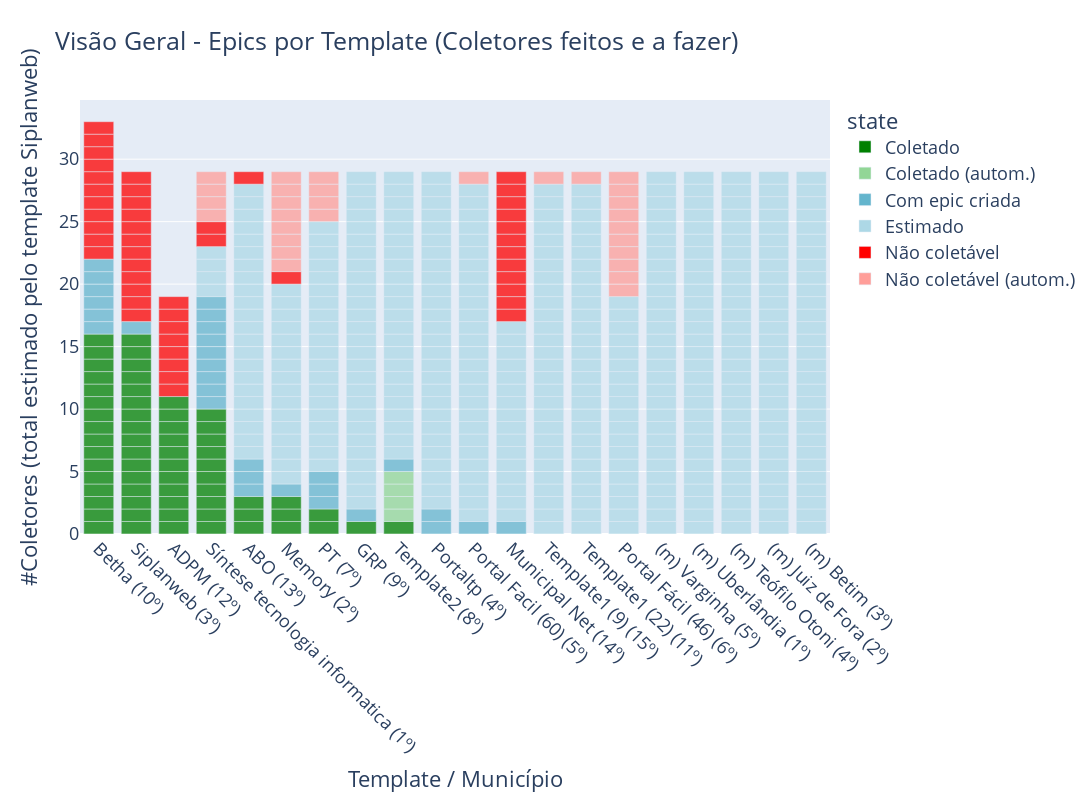

The notebook cell saved with this chart:
### Markdown cell above
### Gráfico de Visão Geral

### Code cell
# TODO melhorar automacao
def plot_status_epics(df, top_templates_df, sondagem_df, title='Visão Geral - Epics por Template (Coletores feitos e a fazer)'):

    templates_ja_analisados = ['ADPM', 'Betha', 'Municipal Net', 'Siplanweb']
    s = sondagem_df[sondagem_df == 0].count(axis=1)
    s = s[s != 0]
    s = s.drop(templates_ja_analisados)
    s = s.sort_index()
    nao_loc_autom = dict(s)
    
    # Fonte: Planilha Controle de Dados (#TODO transformar em Epics com "não-localizado")
    nao_loc_manual = {'Municipal Net': 12}
    coletado_autom = {'Template2': 4}
    
    for template, count in nao_loc_autom.items():
        for i in range(count):
            df = df.append({'template':template, 'state':'Não coletável (autom.)', 'aux':1}, ignore_index=True)
            
    for template, count in nao_loc_manual.items():
        for i in range(count):
            df = df.append({'template':template, 'state':'Não coletável', 'aux':1}, ignore_index=True)
            
    for template, count in coletado_autom.items():
        for i in range(count):
            df = df.append({'template':template, 'state':'Coletado (autom.)', 'aux':1}, ignore_index=True)
    
    # Pre-process dataframes       
    count_col = 'aux'
    state_col = 'state'  
    top_templates_df = top_templates_df[top_templates_df['rank'] <= 15]
    df = top_templates_df.merge(df, how='left').fillna({state_col:'Estimado', count_col:1})
    templates = df['template'].dropna().unique()    
    
    total_ref = 29  # Siplanweb  
    total = dict.fromkeys(templates, total_ref)
    total['Betha'] = 33
    total['ADPM'] = 19
    
    # Fill missing (estimated) epics in df
    for template in templates:        
        created =  df.groupby('template').count()[state_col][template]
        missing = total[template] - created                
        rank = df[df.template == template]['rank'].values[0]  #TODO drop rank?
        
        for i in range(missing):            
            df = df.append({'template':template, state_col:'Estimado', 'rank':rank, count_col:1}, ignore_index=True)    

    # Add a better name for x values
    x = "template_rank"
    df[x] = df["template"] + " (" + df["rank"].astype(str) + "º)"
    df = df.sort_values(by=[state_col, x], ascending=[True, False])
    xorder = df.groupby(['state','template_rank']).count()['rank'][
        'Coletado'].sort_values(ascending=False).index.tolist()

    # Plot
    fig = px.bar(
        df, y=count_col, x=x, color=state_col, height=800, width=1100, title=title,
        color_discrete_map = {"Coletado":"green", 
                              "Coletado (autom.)":"#92d696", 
                              "Com epic criada":"#64b5cd", 
                              'Estimado':'lightblue', 
                              'Não coletável':'red', 
                              'Não coletável (autom.)':'#ff9e99'}, 
        labels = {count_col:"#Coletores (total estimado pelo template Siplanweb)", 
                  x:"Template / Município"}, opacity=0.75 )    
    
    fig.update_layout(xaxis={'categoryorder':'array', 'categoryarray':xorder})
    fig.update_xaxes(tickangle=45)
    fig.update_layout(font=dict(size=18))    
    
    return fig

#-------------------------------------------------------------

epics_df = pd.read_csv("data/epics.csv")
top_templates_df = pd.read_csv("data/top_templates.csv")
sondagem_df = pd.read_csv('data/resultados_templates.csv', index_col=0).astype(int)

fig = plot_status_epics(epics_df, top_templates_df, sondagem_df)    
fig.write_image('./fig/status-coleta.png', scale=1)
fig

# https://www.color-hex.com/color/4abc50 tints

### Figure 1 — Plotly figure (JSON) as saved in the notebook; plotly's stock layout.template omitted (floating-point values rounded to 4 significant figures; data arrays with more than 128 entries replaced by an {"elided": "..."} marker saying what was removed)
{"data": [{"alignmentgroup": "True", "hovertemplate": "state=Coletado<br>Template / Município=%{x}<br>#Coletores (total estimado pelo template Siplanweb)=%{y}<extra></extra>", "legendgroup": "Coletado", "marker": {"color": "green", "opacity": 0.75, "pattern": {"shape": ""}}, "name": "Coletado", "offsetgroup": "Coletado", "orientation": "v", "showlegend": true, "textposition": "auto", "type": "bar", "x": ["Template2 (8º)", "Síntese tecnologia informatica (1º)", "Síntese tecnologia informatica (1º)", "Síntese tecnologia informatica (1º)", "Síntese tecnologia informatica (1º)", "Síntese tecnologia informatica (1º)", "Síntese tecnologia informatica (1º)", "Síntese tecnologia informatica (1º)", "Síntese tecnologia informatica (1º)", "Síntese tecnologia informatica (1º)", "Síntese tecnologia informatica (1º)", "Siplanweb (3º)", "Siplanweb (3º)", "Siplanweb (3º)", "Siplanweb (3º)", "Siplanweb (3º)", "Siplanweb (3º)", "Siplanweb (3º)", "Siplanweb (3º)", "Siplanweb (3º)", "Siplanweb (3º)", "Siplanweb (3º)", "Siplanweb (3º)", "Siplanweb (3º)", "Siplanweb (3º)", "Siplanweb (3º)", "Siplanweb (3º)", "PT (7º)", "PT (7º)", "Memory (2º)", "Memory (2º)", "Memory (2º)", "GRP (9º)", "Betha (10º)", "Betha (10º)", "Betha (10º)", "Betha (10º)", "Betha (10º)", "Betha (10º)", "Betha (10º)", "Betha (10º)", "Betha (10º)", "Betha (10º)", "Betha (10º)", "Betha (10º)", "Betha (10º)", "Betha (10º)", "Betha (10º)", "Betha (10º)", "ADPM (12º)", "ADPM (12º)", "ADPM (12º)", "ADPM (12º)", "ADPM (12º)", "ADPM (12º)", "ADPM (12º)", "ADPM (12º)", "ADPM (12º)", "ADPM (12º)", "ADPM (12º)", "ABO (13º)", "ABO (13º)", "ABO (13º)"], "xaxis": "x", "y": [1, 1, 1, 1, 1, 1, 1, 1, 1, 1, 1, 1, 1, 1, 1, 1, 1, 1, 1, 1, 1, 1, 1, 1, 1, 1, 1, 1, 1, 1, 1, 1, 1, 1, 1, 1, 1, 1, 1, 1, 1, 1, 1, 1, 1, 1, 1, 1, 1, 1, 1, 1, 1, 1, 1, 1, 1, 1, 1, 1, 1, 1, 1], "yaxis": "y"}, {"alignmentgroup": "True", "hovertemplate": "state=Coletado (autom.)<br>Template / Município=%{x}<br>#Coletores (total estimado pelo template Siplanweb)=%{y}<extra></extra>", "legendgroup": "Coletado (autom.)", "marker": {"color": "#92d696", "opacity": 0.75, "pattern": {"shape": ""}}, "name": "Coletado (autom.)", "offsetgroup": "Coletado (autom.)", "orientation": "v", "showlegend": true, "textposition": "auto", "type": "bar", "x": ["Template2 (8º)", "Template2 (8º)", "Template2 (8º)", "Template2 (8º)"], "xaxis": "x", "y": [1, 1, 1, 1], "yaxis": "y"}, {"alignmentgroup": "True", "hovertemplate": "state=Com epic criada<br>Template / Município=%{x}<br>#Coletores (total estimado pelo template Siplanweb)=%{y}<extra></extra>", "legendgroup": "Com epic criada", "marker": {"color": "#64b5cd", "opacity": 0.75, "pattern": {"shape": ""}}, "name": "Com epic criada", "offsetgroup": "Com epic criada", "orientation": "v", "showlegend": true, "textposition": "auto", "type": "bar", "x": ["Template2 (8º)", "Síntese tecnologia informatica (1º)", "Síntese tecnologia informatica (1º)", "Síntese tecnologia informatica (1º)", "Síntese tecnologia informatica (1º)", "Síntese tecnologia informatica (1º)", "Síntese tecnologia informatica (1º)", "Síntese tecnologia informatica (1º)", "Síntese tecnologia informatica (1º)", "Síntese tecnologia informatica (1º)", "Siplanweb (3º)", "Portaltp (4º)", "Portaltp (4º)", "Portal Facil (60) (5º)", "PT (7º)", "PT (7º)", "PT (7º)", "Municipal Net (14º)", "Memory (2º)", "GRP (9º)", "Betha (10º)", "Betha (10º)", "Betha (10º)", "Betha (10º)", "Betha (10º)", "Betha (10º)", "ABO (13º)", "ABO (13º)", "ABO (13º)"], "xaxis": "x", "y": [1, 1, 1, 1, 1, 1, 1, 1, 1, 1, 1, 1, 1, 1, 1, 1, 1, 1, 1, 1, 1, 1, 1, 1, 1, 1, 1, 1, 1], "yaxis": "y"}, {"alignmentgroup": "True", "hovertemplate": "state=Estimado<br>Template / Município=%{x}<br>#Coletores (total estimado pelo template Siplanweb)=%{y}<extra></extra>", "legendgroup": "Estimado", "marker": {"color": "lightblue", "opacity": 0.75, "pattern": {"shape": ""}}, "name": "Estimado", "offsetgroup": "Estimado", "orientation": "v", "showlegend": true, "textposition": "auto", "type": "bar", "x": {"elided": "402 str values"}, "xaxis": "x", "y": {"elided": "402 int values"}, "yaxis": "y"}, {"alignmentgroup": "True", "hovertemplate": "state=Não coletável<br>Template / Município=%{x}<br>#Coletores (total estimado pelo template Siplanweb)=%{y}<extra></extra>", "legendgroup": "Não coletável", "marker": {"color": "red", "opacity": 0.75, "pattern": {"shape": ""}}, "name": "Não coletável", "offsetgroup": "Não coletável", "orientation": "v", "showlegend": true, "textposition": "auto", "type": "bar", "x": ["Síntese tecnologia informatica (1º)", "Síntese tecnologia informatica (1º)", "Siplanweb (3º)", "Siplanweb (3º)", "Siplanweb (3º)", "Siplanweb (3º)", "Siplanweb (3º)", "Siplanweb (3º)", "Siplanweb (3º)", "Siplanweb (3º)", "Siplanweb (3º)", "Siplanweb (3º)", "Siplanweb (3º)", "Siplanweb (3º)", "Municipal Net (14º)", "Municipal Net (14º)", "Municipal Net (14º)", "Municipal Net (14º)", "Municipal Net (14º)", "Municipal Net (14º)", "Municipal Net (14º)", "Municipal Net (14º)", "Municipal Net (14º)", "Municipal Net (14º)", "Municipal Net (14º)", "Municipal Net (14º)", "Memory (2º)", "Betha (10º)", "Betha (10º)", "Betha (10º)", "Betha (10º)", "Betha (10º)", "Betha (10º)", "Betha (10º)", "Betha (10º)", "Betha (10º)", "Betha (10º)", "Betha (10º)", "ADPM (12º)", "ADPM (12º)", "ADPM (12º)", "ADPM (12º)", "ADPM (12º)", "ADPM (12º)", "ADPM (12º)", "ADPM (12º)", "ABO (13º)"], "xaxis": "x", "y": [1, 1, 1, 1, 1, 1, 1, 1, 1, 1, 1, 1, 1, 1, 1, 1, 1, 1, 1, 1, 1, 1, 1, 1, 1, 1, 1, 1, 1, 1, 1, 1, 1, 1, 1, 1, 1, 1, 1, 1, 1, 1, 1, 1, 1, 1, 1], "yaxis": "y"}, {"alignmentgroup": "True", "hovertemplate": "state=Não coletável (autom.)<br>Template / Município=%{x}<br>#Coletores (total estimado pelo template Siplanweb)=%{y}<extra></extra>", "legendgroup": "Não coletável (autom.)", "marker": {"color": "#ff9e99", "opacity": 0.75, "pattern": {"shape": ""}}, "name": "Não coletável (autom.)", "offsetgroup": "Não coletável (autom.)", "orientation": "v", "showlegend": true, "textposition": "auto", "type": "bar", "x": ["Template1 (9) (15º)", "Template1 (22) (11º)", "Síntese tecnologia informatica (1º)", "Síntese tecnologia informatica (1º)", "Síntese tecnologia informatica (1º)", "Síntese tecnologia informatica (1º)", "Portal Fácil (46) (6º)", "Portal Fácil (46) (6º)", "Portal Fácil (46) (6º)", "Portal Fácil (46) (6º)", "Portal Fácil (46) (6º)", "Portal Fácil (46) (6º)", "Portal Fácil (46) (6º)", "Portal Fácil (46) (6º)", "Portal Fácil (46) (6º)", "Portal Fácil (46) (6º)", "Portal Facil (60) (5º)", "PT (7º)", "PT (7º)", "PT (7º)", "PT (7º)", "Memory (2º)", "Memory (2º)", "Memory (2º)", "Memory (2º)", "Memory (2º)", "Memory (2º)", "Memory (2º)", "Memory (2º)"], "xaxis": "x", "y": [1, 1, 1, 1, 1, 1, 1, 1, 1, 1, 1, 1, 1, 1, 1, 1, 1, 1, 1, 1, 1, 1, 1, 1, 1, 1, 1, 1, 1], "yaxis": "y"}], "layout": {"barmode": "relative", "font": {"size": 18}, "height": 800, "legend": {"title": {"text": "state"}, "tracegroupgap": 0}, "title": {"text": "Visão Geral - Epics por Template (Coletores feitos e a fazer)"}, "width": 1100, "xaxis": {"anchor": "y", "autorange": true, "categoryarray": ["Betha (10º)", "Siplanweb (3º)", "ADPM (12º)", "Síntese tecnologia informatica (1º)", "ABO (13º)", "Memory (2º)", "PT (7º)", "GRP (9º)", "Template2 (8º)"], "categoryorder": "array", "domain": [0, 1], "range": [-0.5, 19.5], "tickangle": 45, "title": {"text": "Template / Município"}, "type": "category"}, "yaxis": {"anchor": "x", "autorange": true, "domain": [0, 1], "range": [0, 34.74], "title": {"text": "#Coletores (total estimado pelo template Siplanweb)"}, "type": "linear"}}}
